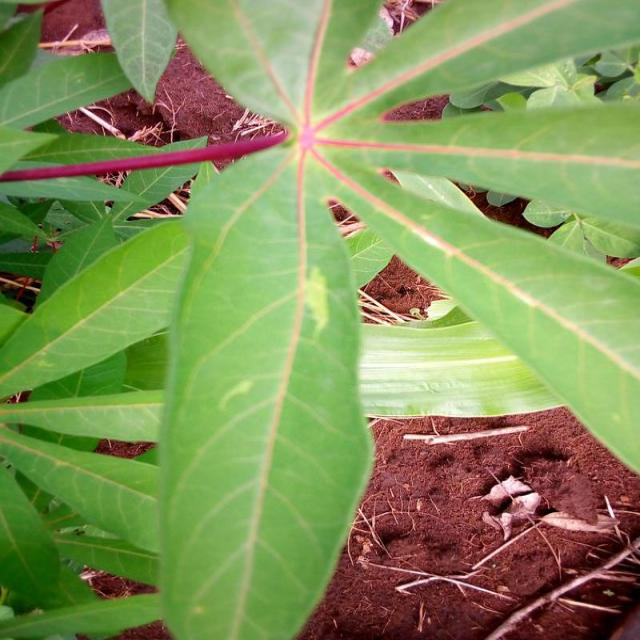
#> input picture models/yolo_model/cassava-leaf-detection-1/test/images/1017827385_jpg.rf.e21597e0ff7144f10fc60246dae5c59e.jpg, 640 x 640 px, found by its file name; its folder holds only this picture in this run
$ jupyter execute segmentation.ipynb
#> lines starting #> are read from the running program, lines starting #| are printed output that depends on the picture; after the words box and inside, x2 and y2 are one past the last pixel; in counts of white or black regions, pixels touching at a corner belong together
#> in apply_CIVE_mask_to_train_folder, img is the input picture: shape (640, 640, 3); mean B, G, R 89.1, 146, 131.7
[cell 1]
import os
from PIL import Image
import cv2
import numpy as np

[cell 2]
use_folder = '../../datasets/data_vipr/masked_3/test/'
output_folder = '../../datasets/vegetation/test/'

[cell 3]
def get_CIVE_band(img):
    '''
    Return the CIVE band calculated from an RGB image between 0 and 255
    using the formula below:
    CIVE = 0.441*red_channel - 0.881*green_channel + 0.385*blue_channel + 18.787
    '''
    img = cv2.GaussianBlur(img,(35,35),0)
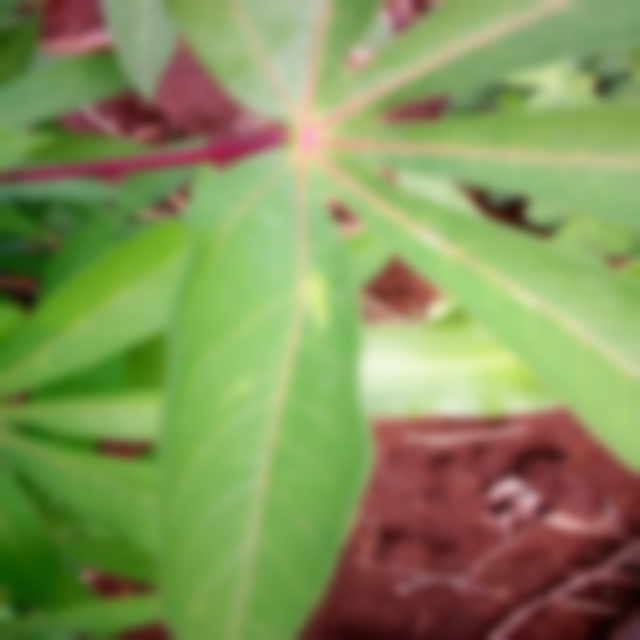
#> img: shape (640, 640, 3); mean of channels 0, 1, 2 89.1, 146, 131.7; drawn as B, G, R
    CIVE_band = 0.441*img[:,:,0] - 0.881*img[:,:,1] + 0.385*img[:,:,2] + 18.787
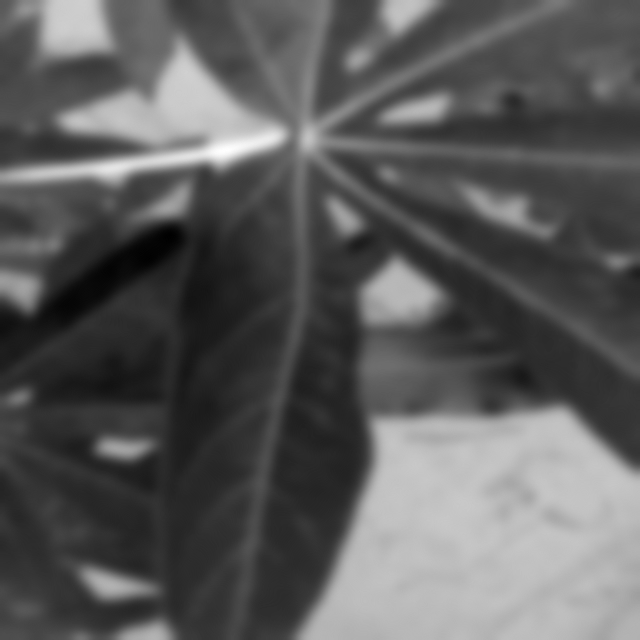
#> CIVE_band: shape (640, 640) float64; min -77.16, max 81.42, mean -19.9; drawn with min black and max white
    normalized_CIVE_band = (((CIVE_band+abs(CIVE_band.min()))/CIVE_band.max())).astype(np.uint8)
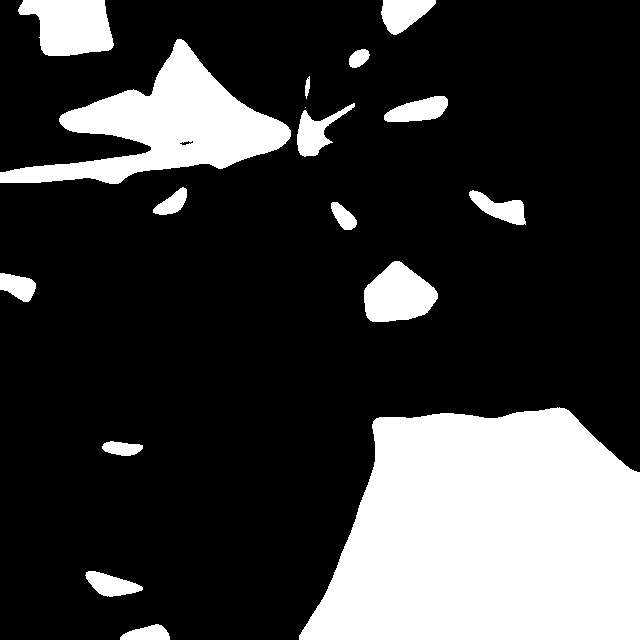
#> normalized_CIVE_band: shape (640, 640); values 0 (black) and 1 (white), 23.4% white; 17 white regions (1 under 20 px), largest, box (x1, y1, x2, y2) and area: (299, 407, 640, 640) 63767, (0, 39, 291, 184) 16586, (18, 0, 114, 56) 4023
    return normalized_CIVE_band

[cell 4]
def apply_CIVE_mask(img, vegetation_index_band):
    '''
    Apply a binary mask on an image and return the masked image
    '''
    ret, otsu = cv2.threshold(vegetation_index_band,0,255,cv2.THRESH_BINARY_INV+cv2.THRESH_OTSU)
#> ret = 0
    masked_img = cv2.bitwise_and(img,img,mask = otsu)
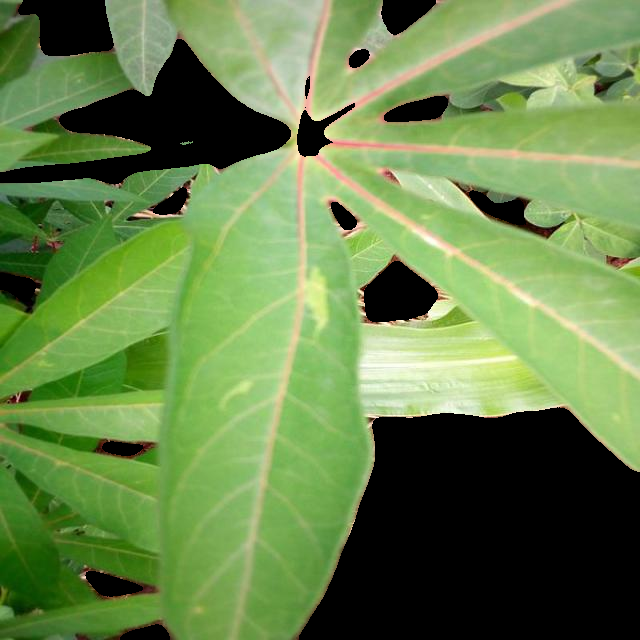
#> masked_img: shape (640, 640, 3); mean B, G, R 74, 131, 102.5
    return masked_img

[cell 5]
os.makedirs(output_folder, exist_ok=True)

def apply_CIVE_mask_to_train_folder(input_folder, output_folder):
    for disease_folder in os.listdir(input_folder):
        disease_path = os.path.join(input_folder, disease_folder)

        # Check if it is a directory
        if not os.path.isdir(disease_path):
            continue

        # Create the corresponding disease subfolder in the output directory
        output_disease_folder = os.path.join(output_folder, disease_folder)
        os.makedirs(output_disease_folder, exist_ok=True)

        for image_name in os.listdir(disease_path):
            # Skip non-image files
            if not image_name.lower().endswith(('png', 'jpg', 'jpeg')):
                continue

            input_path = os.path.join(disease_path, image_name)
            output_path = os.path.join(output_disease_folder, image_name)

            # Load the image
            img = cv2.imread(input_path)

            # Check if the image is valid
            if img is None:
                print(f"Skipping invalid image: {input_path}")
                continue

            # Calculate the CIVE band
            CIVE_band = get_CIVE_band(img)

            # Apply the CIVE mask
            masked_img = apply_CIVE_mask(img, CIVE_band)

            # Save the masked image
            cv2.imwrite(output_path, masked_img)

            print(f"Processed and saved: {output_path}")

# Apply the CIVE mask to all images in the train folder
apply_CIVE_mask_to_train_folder(use_folder, output_folder)

print(f"All masked images have been saved to: {output_folder}")

$ run again, on models/yolo_model/cassava-leaf-detection-1/test/images/1238212963_jpg.rf.707cac382434853e396037db045c55ec.jpg
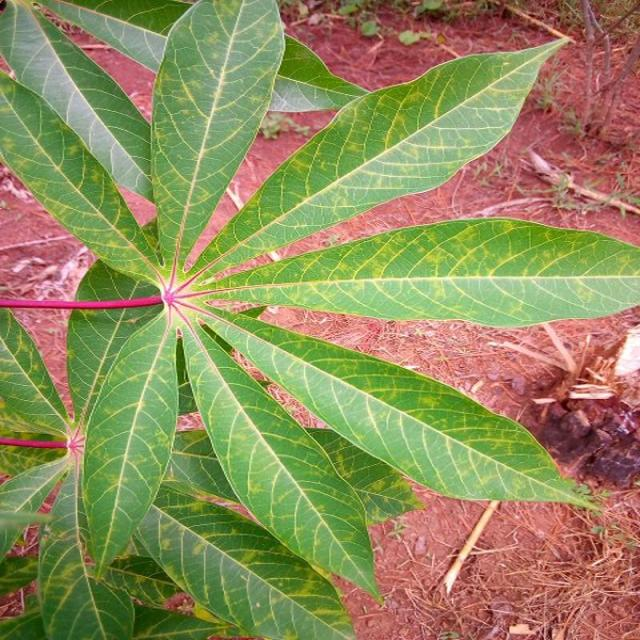
#> input picture models/yolo_model/cassava-leaf-detection-1/test/images/1238212963_jpg.rf.707cac382434853e396037db045c55ec.jpg, 640 x 640 px, found by its file name
#> in apply_CIVE_mask_to_train_folder, img is the input picture: shape (640, 640, 3); mean B, G, R 92.6, 140.2, 145.1
#> in get_CIVE_band, `normalized_CIVE_band = (((CIVE_band+abs(CIVE_band.min()))/CIVE_band.ma..`:
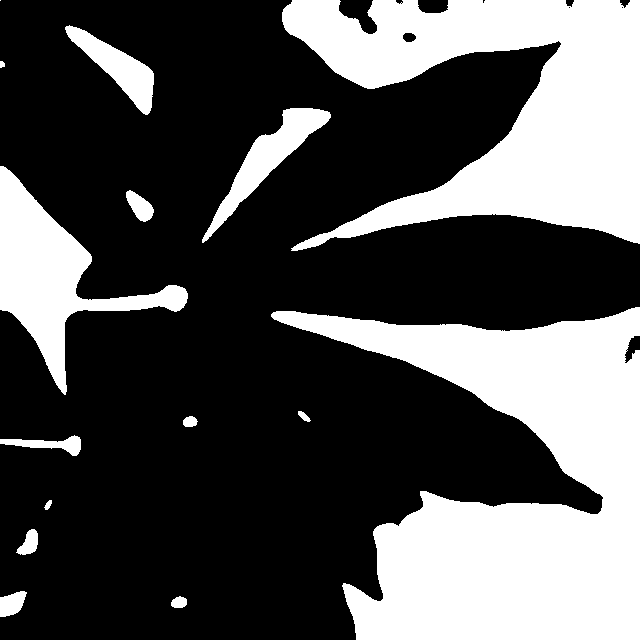
#> normalized_CIVE_band: shape (640, 640); values 0 (black) and 1 (white), 32.9% white; 15 white regions (1 under 20 px), largest, box (x1, y1, x2, y2) and area: (271, 307, 640, 640) 65214, (282, 0, 640, 251) 47590, (0, 166, 188, 395) 12652
#> ret = 0
#> in apply_CIVE_mask, `masked_img = cv2.bitwise_and(img,img,mask = otsu)`:
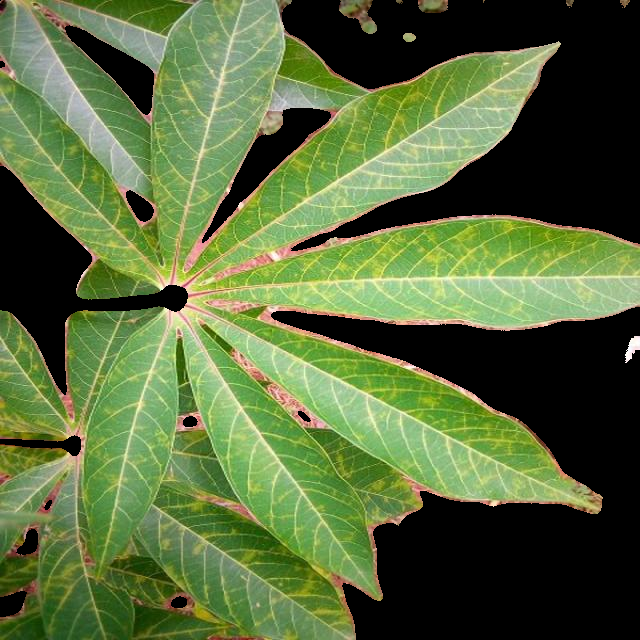
#> masked_img: shape (640, 640, 3); mean B, G, R 59.2, 105.9, 86.5
